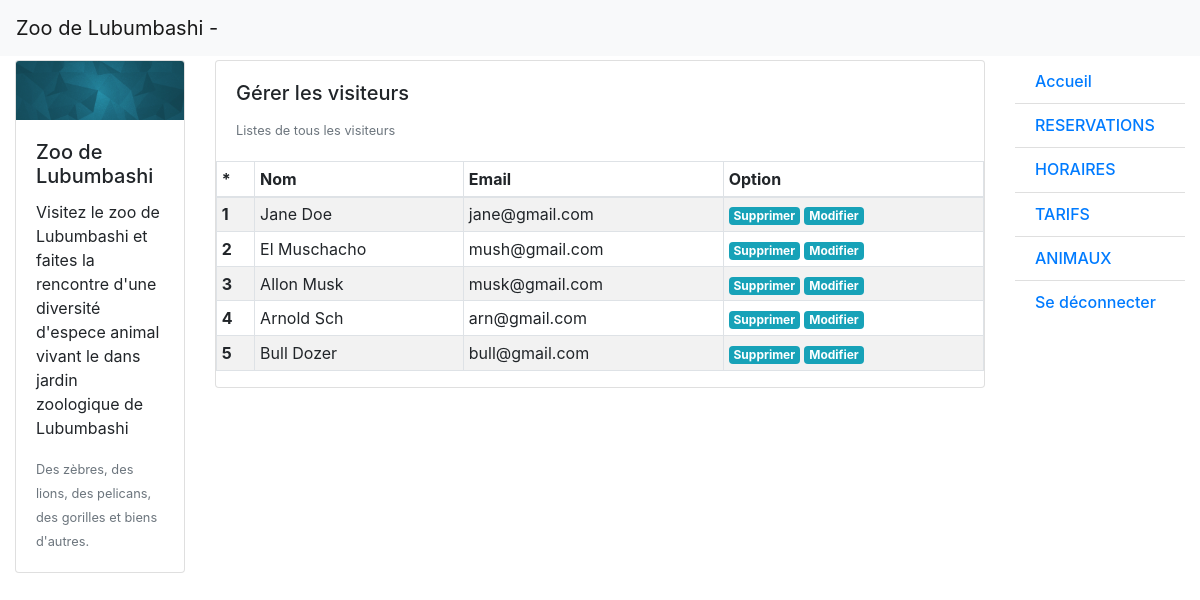
/traitement/vues/vues_admin/gerer-visiteurs.php, run on the app's committed database.
### tables this page shows
CREATE TABLE `utilisateurs` (
  `id` int(11) NOT NULL,
  `nom` varchar(100) NOT NULL,
  `email` varchar(100) NOT NULL,
  `mot_de_passe` varchar(45) NOT NULL,
  `date_enregistrement` date NOT NULL,
  `type` int(11) NOT NULL
);

### traitement/models/BDD.php (called while the page is built, shortened)
<?php
    function bdd() {
        try {
            $serveur = "mysql:host=localhost;dbname=zoo";
            $utilisateur = "root";
            $mot_de_passe = "";
            $connexion = new PDO($serveur, $utilisateur, $mot_de_passe);
            return $connexion;
        } catch (Exception $e) {
            die ('Erreur : ' . $e -> getMessage());
            return NULL;
        }
    }
    function contenu( $table ) {
        if(empty($table) == FALSE) {
            $requete =  'SELECT * FROM ' . $table ;
            $resultat = bdd() -> query($requete);
            if($resultat) {   return $resultat;   } else {    return NULL;   }
        }
    }

### traitement/vues/vues_admin/gerer-visiteurs.php (the view, shortened to what this page needs)
<!DOCTYPE html>
<html lang="en">
<head>
    <link rel="stylesheet" href="../../../css/bootstrap.min.css">
</head>
<body>
<div class="container-fluid">
  <header class="row">
    <div class="col-lg-12">
    <nav class="navbar navbar-expand-lg navbar-light bg-light fixed-top">
    <a class="navbar-brand" href="#">Zoo de Lubumbashi -
    </a>
    </nav>
    </div>
  </header>
  <div class="row">
    <div class="col-lg-2">
      <div class="row">
        <aside class="col-lg-12">
        <div class="card-deck">
        <div class="card">
            <img src="../../../img/parallax-bg.jpg" class="card-img-top" alt="...">
            <div class="card-body">
                <h5 class="card-title">Zoo de Lubumbashi</h5>
                <p class="card-text">
                Visitez le zoo de Lubumbashi et faites la rencontre d'une diversité d'espece animal
                vivant le dans jardin zoologique de Lubumbashi</p>
                <p class="card-text"><small class="text-muted">Des zèbres, des lions, des pelicans, des gorilles et biens d'autres.</small></p>
            </div>
        </div>
</div>
        </aside>
      </div>
    </div>
    <section class="col-lg-8">
    <div class="card">
        <div class="card-body">
            <h5 class="card-title">Gérer les visiteurs</h5>
            <p class="card-text"><small class="text-muted">Listes de tous les visiteurs</small></p>
        </div>
        <div class="row">
            <div class="col">
            <table class="table table-bordered table-striped table-condensed table-sm table-hover">
                <thead>
                    <tr>
                        <th>*</th>
                        <th>Nom</th>
                        <th>Email</th>
                        <th>Option</th>
                    </tr>
                </thead>
                <tbody>
                <?php
                  require_once '../../models/BDD.php';
                  $visiteurs = contenu($GLOBALS['table_utilisateurs']);
                  if( empty($visiteurs) ) {
                      echo 'Empty';
                  }
                  else {
                      while( $resultat = $visiteurs -> fetch() ) {
                        if($resultat['type'] == 0) {
                        ?>
                          <tr>
                            <th  scope="row"> <?= $resultat['id']; ?></th>
                            <td><?= $resultat['nom']; ?></td>
                            <td><?= $resultat['email']; ?></td>
                            <td>
                              <a href="<?= '../../controllers/admin/gerer.php/' . $resultat['id'] ?>" name="supprimer_visiteur"><span class="badge badge-info">Supprimer</span></a>
                              <a href="<?= '../../controllers/admin/gerer.php/' . $resultat['id'] ?>"><span class="badge badge-info">Modifier</span></a>
                            </td>
                        </tr>
                        <?php
                      }
                        }
                      }
                    ?>
                </tbody>
            </table>
            </div>
            </div>
    </div>
    </section>
    <div class="col-lg-2">
        <div class="row">
        <aside class="col-lg-12">
          <ul class="list-group  list-group-flush">
              <li class="h6 list-group-item list-group-item-action"><a href="gerer.php">Accueil</a></li>
              <li class="h6 list-group-item list-group-item-action"><a href="gerer-reservations.php">RESERVATIONS</a></li>
              <li class="h6 list-group-item list-group-item-action"><a href="gerer-horaires.php">HORAIRES</a></li>
              <li class="h6 list-group-item list-group-item-action"><a href="gerer-tarifs.php">TARIFS</a></li>
              <li class="h6 list-group-item list-group-item-action"><a href="gerer-animaux.php">ANIMAUX</a></li>
              <li class="h6 list-group-item list-group-item-action"><a href="#">Se déconnecter</a></li>
          </ul>
        </aside>
        </div>
    </div>
  </div>
  </div>
</body>
</html>

### traitement/vues/vues_admin/gerer-visiteurs.php (style rules this page uses)
.container-fluid { margin-top : 5%; }
.card-deck { margin-bottom: 2%; }

### data on the page
utilisateurs: id "1", nom "Jane Doe", email "jane@gmail.com"
utilisateurs: id "2", nom "El Muschacho", email "mush@gmail.com"
utilisateurs: id "3", nom "Allon Musk", email "musk@gmail.com"
utilisateurs: id "4", nom "Arnold Sch", email "arn@gmail.com"
utilisateurs: id "5", nom "Bull Dozer", email "bull@gmail.com"
